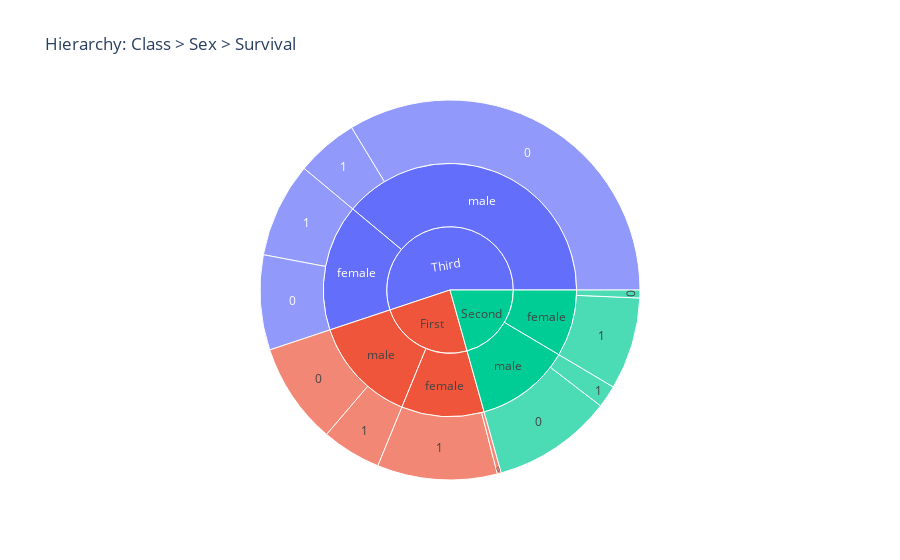

Here is the notebook cell this chart was saved with:
### Code cell
px.sunburst(df, path=['class', 'sex', 'survived'], title="Hierarchy: Class > Sex > Survival").show()

### Figure 1 — Plotly figure (JSON) as saved in the notebook; plotly's stock layout.template omitted (floating-point values rounded to 4 significant figures)
{"data": [{"branchvalues": "total", "domain": {"x": [0, 1], "y": [0, 1]}, "hovertemplate": "labels=%{label}<br>count=%{value}<br>parent=%{parent}<br>id=%{id}<extra></extra>", "ids": ["Third/male/0", "First/female/1", "Third/female/1", "First/male/0", "Second/female/1", "Third/female/0", "Second/male/1", "Second/male/0", "First/male/1", "Third/male/1", "Second/female/0", "First/female/0", "Third/male", "First/female", "Third/female", "First/male", "Second/female", "Second/male", "Third", "First", "Second"], "labels": ["0", "1", "1", "0", "1", "0", "1", "0", "1", "1", "0", "0", "male", "female", "female", "male", "female", "male", "Third", "First", "Second"], "name": "", "parents": ["Third/male", "First/female", "Third/female", "First/male", "Second/female", "Third/female", "Second/male", "Second/male", "First/male", "Third/male", "Second/female", "First/female", "Third", "First", "Third", "First", "Second", "Second", "", "", ""], "type": "sunburst", "values": [300, 91, 72, 77, 70, 72, 17, 91, 45, 47, 6, 3, 347, 94, 144, 122, 76, 108, 491, 216, 184]}], "layout": {"legend": {"tracegroupgap": 0}, "title": {"text": "Hierarchy: Class > Sex > Survival"}}}
